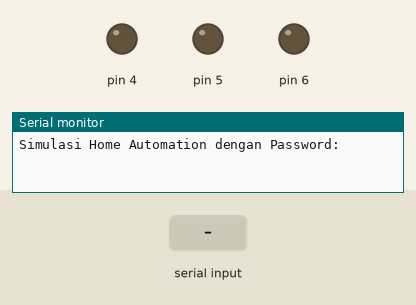
Bench run of a sketch on a simulated Arduino Uno, built with avr-gcc and run on an emulated ATmega328P. Shown: output pins drawn as LEDs (lit = HIGH), the last lines printed to the serial monitor. The test bench sets the inputs (shaded band).

Above: at 1.2 s.
1.3 s: "1" received over Serial
At 1.9 s:
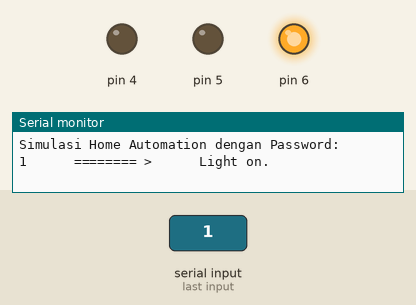
2.8 s: "3" received over Serial
At 3.1 s:
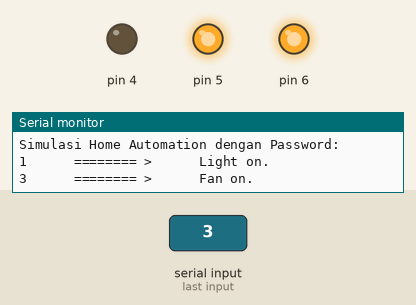
4.3 s: "2" received over Serial
At 5.4 s:
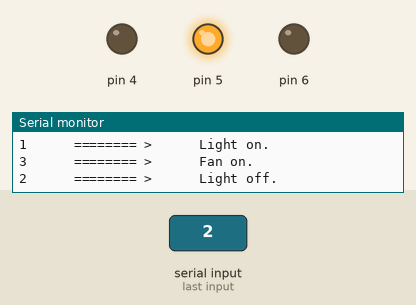
5.8 s: "5" received over Serial
At 6.5 s:
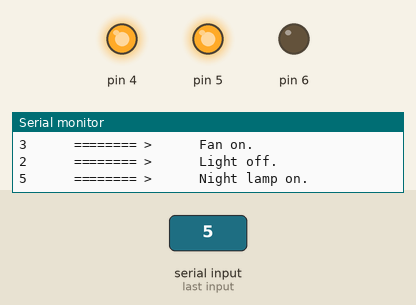
7.3 s: "4" received over Serial
At 7.7 s:
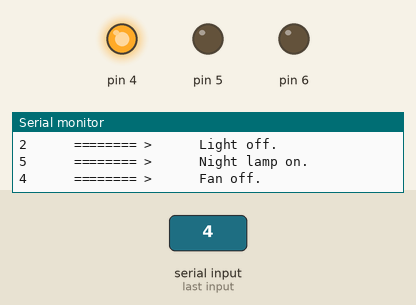
8.8 s: "7" received over Serial
At 10.0 s:
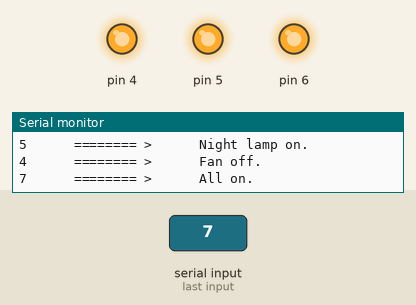
Timing chart, 0 to 11.3 s (numbered marks = the images above; inputs shaded):
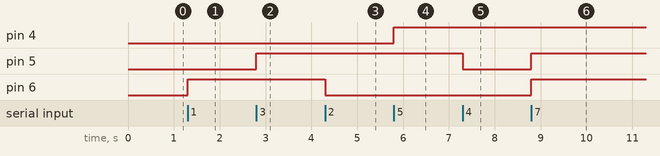

The sketch:

penerimareal.ino
```cpp
int DataCheck = 0;
void setup()
{
  Serial.begin(9600);
  pinMode(6, OUTPUT);
  pinMode(5, OUTPUT);
  pinMode(4, OUTPUT);
  Serial.print("Simulasi Home Automation dengan Password:");
  Serial.println();
}
void loop()
{
  if(Serial.available())
  {
    char data = Serial.read();
    Serial.print(data);
    Serial.print("      ======== >      ");

    if(data == '1'){DataCheck = 1; digitalWrite(6, HIGH);Serial.println("Light on.");}
    if(data == '2'){DataCheck = 1; digitalWrite(6, LOW);Serial.println("Light off.");}
    if(data == '3'){DataCheck = 1; digitalWrite(5, HIGH);Serial.println("Fan on.");}
    if(data == '4'){DataCheck = 1; digitalWrite(5, LOW);Serial.println("Fan off.");}
    if(data == '5'){DataCheck = 1; digitalWrite(4, HIGH);Serial.println("Night lamp on.");}
    if(data == '6'){DataCheck = 1; digitalWrite(4, LOW);Serial.println("Night lamp off.");}
    if(data == '7'){DataCheck = 1; digitalWrite(5, HIGH);digitalWrite(4, HIGH);digitalWrite(6, HIGH);Serial.println("All on.");}
    if(data == '8'){DataCheck = 1; digitalWrite(4, LOW);digitalWrite(5, LOW);digitalWrite(6, LOW);Serial.println("All off.");}
    if(DataCheck == 0){Serial.println("Perintah Salah. Silakan ulangi !!! ");}
    Serial.println();
    DataCheck = 0;
  }
}
```

Measured:
- after the input at 1.3 s, pin 6: LOW → HIGH at once
- after the input at 2.8 s, pin 5: LOW → HIGH at once
- after the input at 4.3 s, pin 6: HIGH → LOW at once
- after the input at 5.8 s, pin 4: LOW → HIGH at once
- after the input at 7.3 s, pin 5: HIGH → LOW at once
- after the input at 8.8 s, pin 5, pin 6: LOW → HIGH at once
